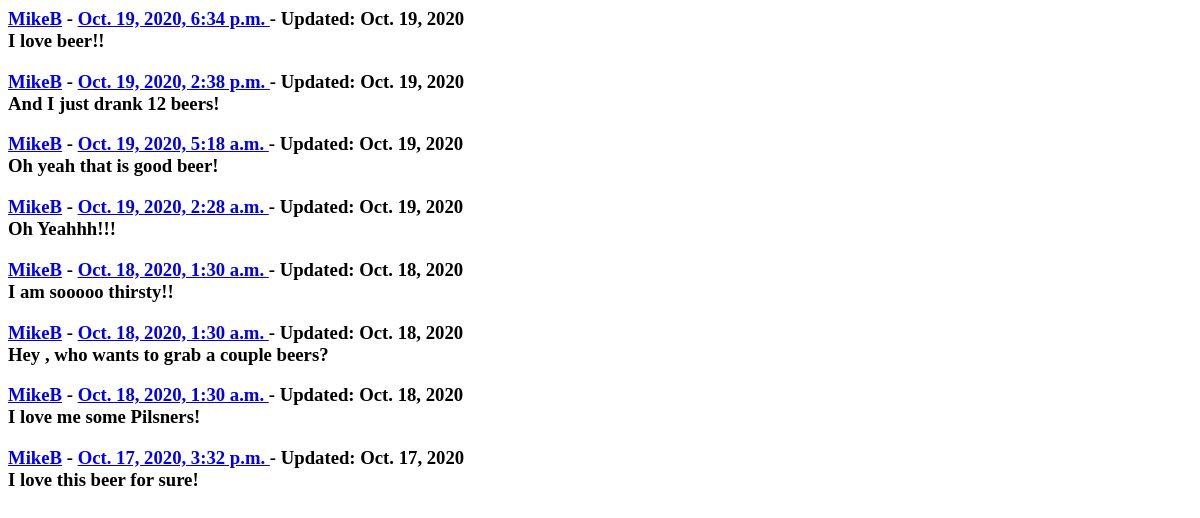
/userposts/ (signed in), run on an earlier commit of the app's database.
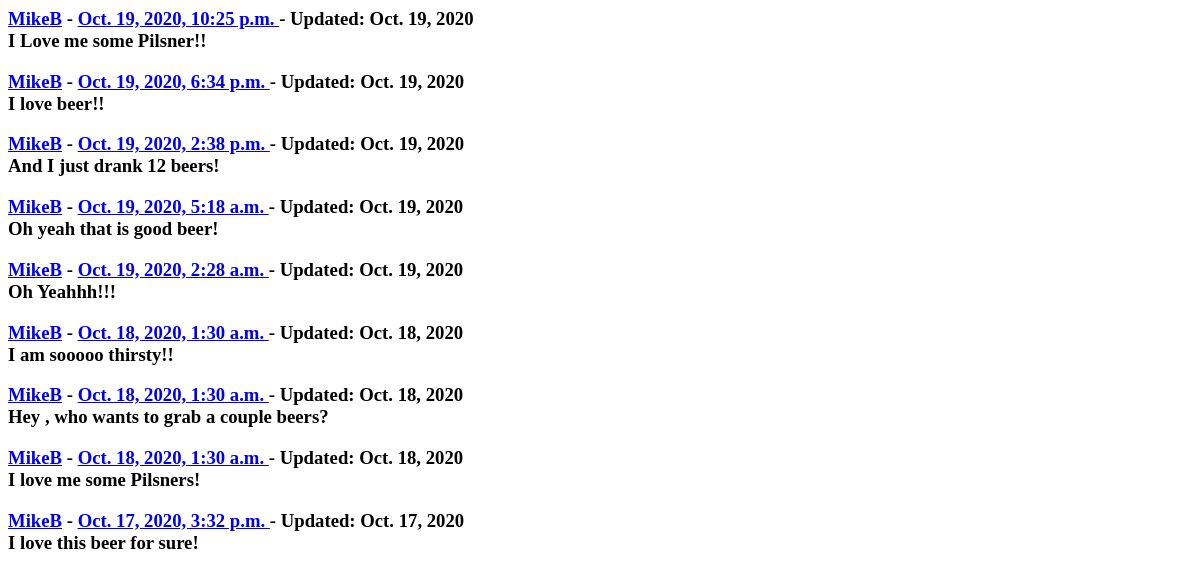
And on a later commit of the database.
### microbrewforyou_app/models.py (models this page shows, shortened)
class Posts(models.Model):
    author = models.ForeignKey(
        CustomUser, on_delete=models.CASCADE, related_name='author')
    body = models.TextField(max_length=280)
    postTime = models.DateTimeField(default=timezone.now)
    lastUpdated = models.DateField(auto_now=True)

class CustomUser(AbstractUser):
    bio = models.CharField(max_length=280, default='')
    user_image = models.ImageField(
        upload_to='images/', blank=True)
    users_following = models.ManyToManyField(
        "self", symmetrical=False, related_name='CustomUser')
    fav_breweries = models.ManyToManyField(
        "Breweries", symmetrical=False,
        related_name='fav_breweries', blank=True)
    fav_brewtypes = models.ManyToManyField(
        "BrewTypes", symmetrical=False,
        related_name='fav_brewtypes', blank=True)
    address = models.CharField(max_length=280)
    city = models.CharField(max_length=50)
    state = models.CharField(max_length=50)
    user_since = models.DateTimeField(default=timezone.now)
    REQUIRED_FIELDS = ['first_name', 'bio', 'address', 'city', 'state']
    def __str__(self):
        return self.username

### microbrewforyou_app/views.py (the view)
class UserPostListView(View):
    def get(self, request):
        user_posts = Posts.objects.filter(
            author=request.user).order_by('postTime').reverse()
        return render(
            request, "user_posts.html",
            {"user_posts": user_posts}
        )

### templates/user_posts.html (shortened to what this page needs)
{% for post in user_posts %}
  <h3>
  <span class="small">
      <a  class="custom_link" href="{% url 'userview' user_id=post.author.id %}">{{ post.author }}</a> -
      <a  class="custom_link" href="{% url 'postview' post_id=post.id %}">
        {{post.postTime}}
      </a>
  </span>
  <span class="small">
      - Updated: {{ post.lastUpdated }}
  </span>
  <br />
  {{ post.body }}
  </h3>
{% endfor %}

What changed in the data, as far as the page shows it:
added Posts: author "MikeB", postTime "Oct. 19, 2020, 10:25 p.m.", lastUpdated "Oct. 19, 2020", body "I Love me some Pilsner!!"
